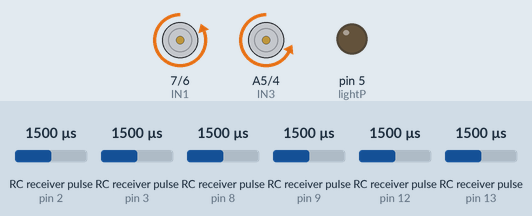
Simulated run of this sketch. Board: Arduino Uno, built with avr-gcc and run on an emulated ATmega328P. Shown: motor-driver pin pairs drawn as motors (green arrow = first pin HIGH = forward, orange = second pin HIGH = backward, longer = more drive, scaled by the enable pin), output pins drawn as LEDs (lit = HIGH). Wiring (inferred from the names in the program): 6 × RC receiver channel: data pin 2 / data pin 3 / data pin 8 / data pin 9 / data pin 12 / data pin 13. The test bench sets the inputs (shaded band); at power-on: RC receiver pulse (sensors on pin 2, pin 3, pin 12, pin 13, pin 8, pin 9) 1500 µs.

Above: at 1.2 s.
1.3 s: RC receiver pulse (sensor on pin 2) set to 1484 µs
At 2.5 s:
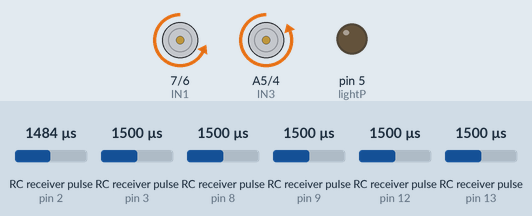
2.8 s: RC receiver pulse (sensor on pin 3) set to 1484 µs
At 3.6 s:
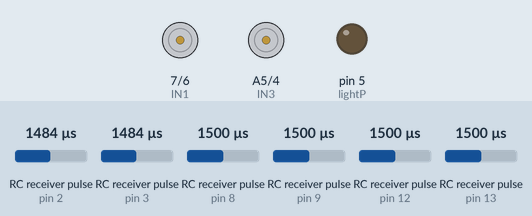
4.3 s: RC receiver pulse (sensor on pin 12) set to 1750 µs
At 4.7 s:
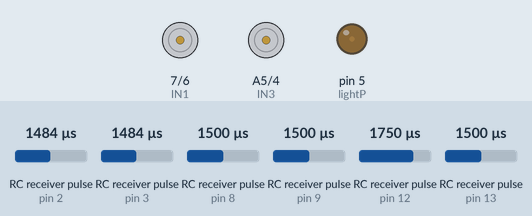
5.8 s: RC receiver pulse (sensor on pin 13) set to 1250 µs
At 6.6 s:
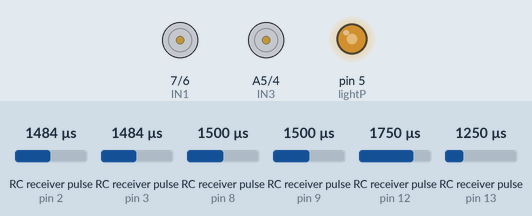
7.3 s: RC receiver pulse (sensor on pin 2) set to 1407 µs
8.8 s: RC receiver pulse (sensor on pin 2) set to 1391 µs
At 9.4 s:
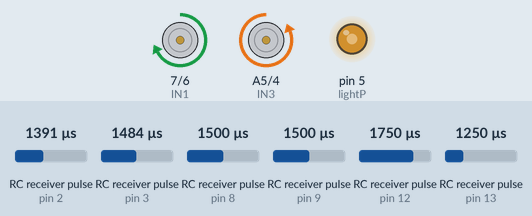
Timing chart, 0 to 11.3 s (numbered marks = the images above; inputs shaded):
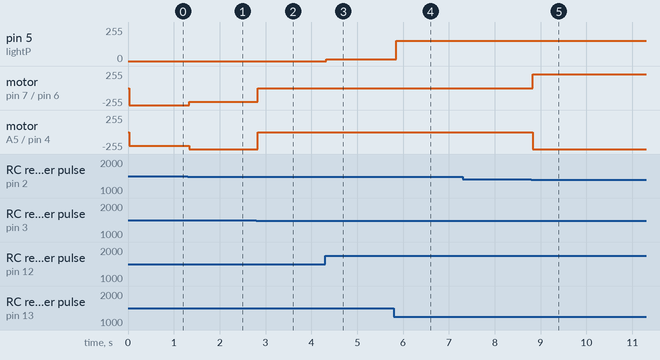

The sketch:

robot.ino
```cpp
int IN1 = 7;
int IN2 = 6;
int IN3 = A5;
int IN4 = 4;
int ENB = 10;
int ENA = 11;
int lightP = 5;

/*
2-  horizontal stick       <1000, 1450-1470 (0), >1900
3-  vertical stick         <1000, 1450-1470 (0)
8-  3 pos Switch           <1000, 1460-1470, >1900
9-  left middle Switch     <1600, >1600
12- left bottom Switch     <1600, >1600
13- Pot Aux 2 (left)       967-1468
*/
float chValue[6] = {1460,1460,1465,1400,1400,967};
int rcPins[6] = {2,3,8,9,12,13};

int vel = 255;
int up = 0;
int right = 0;
int lightV = 0;
boolean light = false;

void setup()
{
  pinMode (lightP, OUTPUT); // Light pwm
  pinMode (IN4, OUTPUT);    // Input4 connected to pin 4
  pinMode (IN3, OUTPUT);    // Input3 connected to pin 1
  pinMode (IN2, OUTPUT);    // Input2 connected to pin 6
  pinMode (IN1, OUTPUT);    // Input1 connected to pin 7
  pinMode (ENB, OUTPUT);    // EnB connected to pin 10
  pinMode (ENA, OUTPUT);    // EnA connected to pin 11

  pinMode (2, INPUT);
  pinMode (3, INPUT);
  pinMode (8, INPUT);
  pinMode (9, INPUT);
  pinMode (12, INPUT);
  pinMode (13, INPUT);

  //Serial.begin(9600);
}
void loop()
{
  for(int iChannel = 0; iChannel < 6; iChannel++)
  {
    readChannel(iChannel);
  }
  runRobot();
}

void readChannel(int channel)
{
  chValue[channel] = pulseIn(rcPins[channel],HIGH);
  processChannel(rcPins[channel], chValue[channel]);
}

void processChannel(int channel, float val){
  switch(channel){
     case 2:
      changeRight(val);
      break;
     case 3:
      changeUp(val);
      break;
     case 8:
      // Uncomment if you like to use variable velocity
      //changeSpeed(val);
      break;
     case 9:
      break;
     case 12:
      changeLight(val);
      break;
     case 13:
      lightV = map(val, 967, 1468, 20, 255);
      break;

    }
  }

// Change Light luminous
void changeLight(int val){
    if(val > 1600)
      analogWrite(lightP, lightV);
    else
      analogWrite(lightP, 0);
  }

//Change speed of the robot
void changeSpeed(int val){
    if(val < 1000)
      vel = 200;
    else if (val > 1900)
      vel = 255;
    else
      vel = 230;
  }

//Determine if the robot go back, fordward or dont move
void changeUp(int val){
    if(val < 1400)
      up = -1;
    else if (val > 1500)
      up = 1;
    else
      up = 0;
  }

//Determine if the robot is tuning left, right or none
void changeRight(int val){
    if(val < 1400)
      right = -1;
    else if (val > 1500)
      right = 1;
    else
      right = 0;
  }

//Execute actions in function of the values stored in "proccessChannel"
void runRobot(){
  if(up == 1){
    if(right == 1)
      turnRight();
    else if (right == -1)
      turnLeft();
    else
      fordward();
    }
  else if(up == -1){
    if(right == 1)
      turnRightBehind();
    else if (right == -1)
      turnLeftBehind();
    else
      behind();
    }
  else{
    if(right == 1)
      rotateRight();
    else if (right == -1)
      rotateLeft();
    else
      stopR();
    }
  }


// Methods to control the robot.
// The "-50" is because of the difference in power of the 2 motors used

  void stopR(){
    //Left
    analogWrite(ENA, 0);
    digitalWrite (IN2, LOW);
    digitalWrite (IN1, LOW);
    //Right
    analogWrite(ENB, 0);
    digitalWrite (IN4, LOW);
    digitalWrite (IN3, LOW);
  }

  void fordward(){
    //Left
    analogWrite(ENA, vel-50);
    digitalWrite (IN2, HIGH);
    digitalWrite (IN1, LOW);
    //Right
    analogWrite(ENB, vel);
    digitalWrite (IN4, HIGH);
    digitalWrite (IN3, LOW);
    }

  void behind(){
    //Left
    analogWrite(ENA, vel-50);
    digitalWrite (IN2, LOW);
    digitalWrite (IN1, HIGH);
    //Right
    analogWrite(ENB, vel);
    digitalWrite (IN4, LOW);
    digitalWrite (IN3, HIGH);
    }

  void turnRight(){
    //Left
    analogWrite(ENA, vel);
    digitalWrite (IN2, HIGH);
    digitalWrite (IN1, LOW);
    //Right
    analogWrite(ENB, vel-50);
    digitalWrite (IN4, HIGH);
    digitalWrite (IN3, LOW);
    }

  void turnLeft(){
    //Left
    analogWrite(ENA, vel-125);
    digitalWrite (IN2, HIGH);
    digitalWrite (IN1, LOW);
    //Right
    analogWrite(ENB, vel);
    digitalWrite (IN4, HIGH);
    digitalWrite (IN3, LOW);
    }

   void turnRightBehind(){
    //Left
    analogWrite(ENA, vel);
    digitalWrite (IN2, LOW);
    digitalWrite (IN1, HIGH);
    //Right
    analogWrite(ENB, vel-50);
    digitalWrite (IN4, LOW);
    digitalWrite (IN3, HIGH);
    }

  void turnLeftBehind(){
    //Left
    analogWrite(ENA, vel-125);
    digitalWrite (IN2, LOW);
    digitalWrite (IN1, HIGH);
    //Right
    analogWrite(ENB, vel);
    digitalWrite (IN4, LOW);
    digitalWrite (IN3, HIGH);
    }

void rotateRight(){
    //Left
    analogWrite(ENA, vel-50);
    digitalWrite (IN2, HIGH);
    digitalWrite (IN1, LOW);
    //Right
    analogWrite(ENB, vel);
    digitalWrite (IN4, LOW);
    digitalWrite (IN3, HIGH);
    }

  void rotateLeft(){
    //Left
    analogWrite(ENA, vel-50);
    digitalWrite (IN2, LOW);
    digitalWrite (IN1, HIGH);
    //Right
    analogWrite(ENB, vel);
    digitalWrite (IN4, HIGH);
    digitalWrite (IN3, LOW);
    }
```

Measured:
- the behaviour switches between 1500 and 1499 µs on RC receiver pulse (sensor on pin 2) (found by bisection; images 0 and 1)
- the behaviour switches between 1500 and 1499 µs on RC receiver pulse (sensor on pin 3) (found by bisection; images 1 and 2)
- the behaviour switches between 1399 and 1398 µs on RC receiver pulse (sensor on pin 2) (found by bisection; images 4 and 5)
- after the input at 1.3 s, motor on pin 7 (IN1) / pin 6 (IN2): backward 255/255 → backward 205/255 at once; motor on A5 (IN3) / pin 4 (IN4): backward 205/255 → backward 255/255 at once
- after the input at 2.8 s, motor on pin 7 (IN1) / pin 6 (IN2): backward 205/255 → stopped at once; motor on A5 (IN3) / pin 4 (IN4): backward 255/255 → stopped at once
- after the input at 4.3 s, pin 5 (lightP): 0/255 → 14/255 at once
- after the input at 5.8 s, pin 5 (lightP): 14/255 → 153/255 after 0.05 s
- after the input at 7.3 s, every drawn part: stays the same
- after the input at 8.8 s, motor on pin 7 (IN1) / pin 6 (IN2): stopped → forward 205/255 at once; motor on A5 (IN3) / pin 4 (IN4): stopped → backward 255/255 at once
